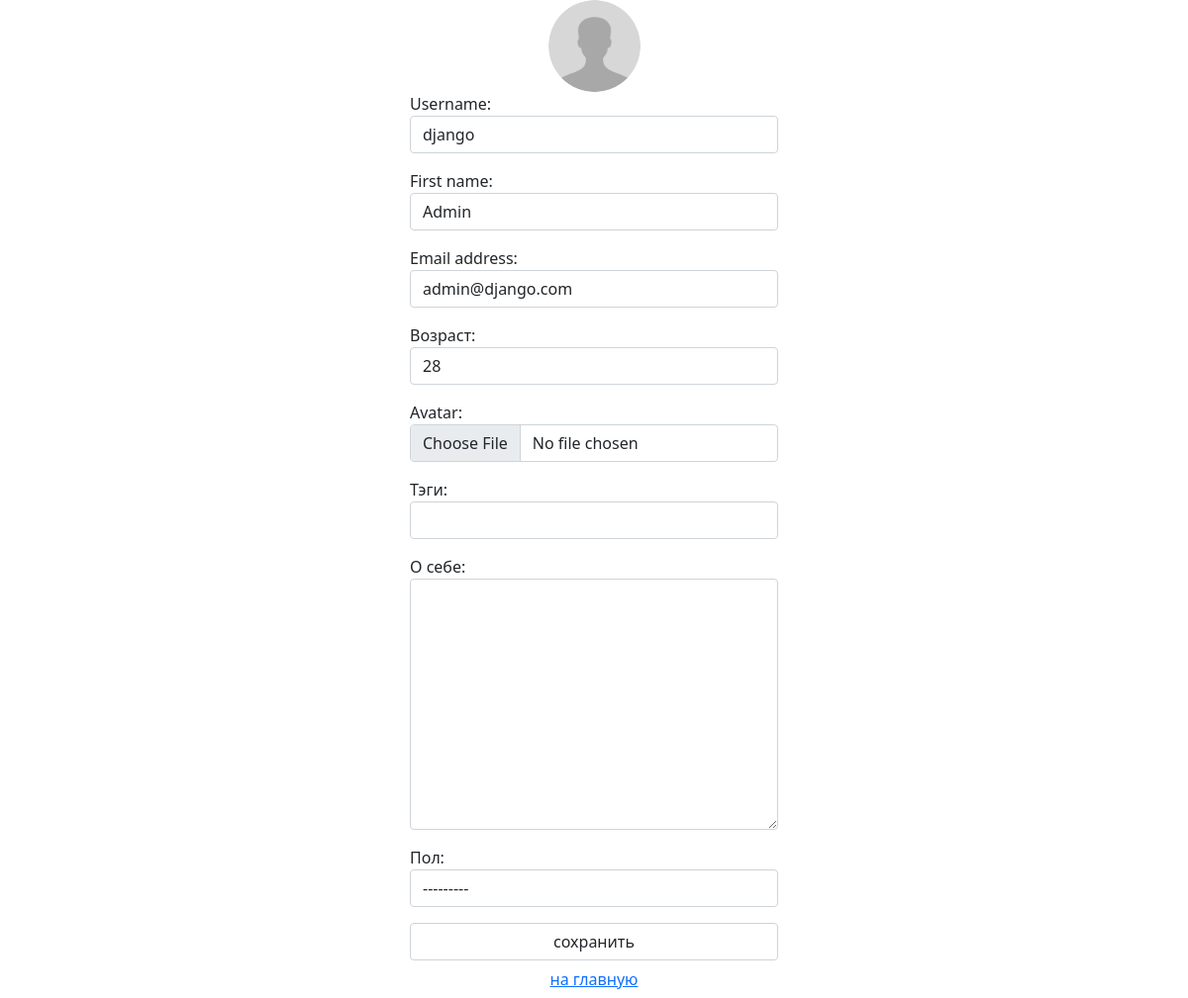
The app's page /auth/edit/ (signed in) with its own data.
### authapp/models.py (models this page shows, shortened)
class ShopUser(AbstractUser):
    avatar = models.ImageField(upload_to='users_avatars', blank=True)
    age = models.PositiveIntegerField(verbose_name='возраст', default=18)
    activation_key = models.CharField(max_length=128, blank=True)
    activation_key_expires = models.DateTimeField(default=(now() + timedelta(hours=48)))

class ShopUserProfile(models.Model):
    MALE = 'М'
    FEMALE = 'W'
    GENDER_CHOIСES = (
        (MALE, 'М'),
        (FEMALE, 'Ж')
    )
    user = models.OneToOneField(
        ShopUser,
        unique=True,
        null=False,
        db_index=True,
        on_delete=models.CASCADE
    )
    tagline = models.CharField(
        verbose_name='тэги',
        max_length=128,
        blank=True
    )
    about_me = models.TextField(
        verbose_name='о себе',
        max_length=512,
        blank=True
    )
    gender = models.CharField(
        verbose_name='пол',
        choices=GENDER_CHOIСES,
        blank=True,
        max_length=1
    )

### authapp/views.py (the view)
# urls.py: path('edit/', authapp.edit, name='edit'),
def edit(request):
    title = 'редактирование'
    if request.method == 'POST':
        edit_form = ShopUserEditForm(request.POST, request.FILES, instance=request.user)
        profile_form = ShopUserProfileForm(request.POST, instance=request.user.shopuserprofile)
        if edit_form.is_valid and profile_form.is_valid():
            edit_form.save()
            return HttpResponseRedirect(reverse('auth:edit'))
    else:
        edit_form = ShopUserEditForm(instance=request.user)
        profile_form = ShopUserProfileForm(instance=request.user.shopuserprofile)
    context = {
        'title': title,
        'edit_form': edit_form,
        'profile_form': profile_form,
    }
    return render(request, 'authapp/edit.html', context)

### authapp/forms.py (shortened to what this page needs)
class ShopUserEditForm(UserChangeForm):
    class Meta:
        model = ShopUser
        fields = ('username', 'first_name', 'email', 'age', 'avatar', 'password')
    def __init__(self, *args, **kwargs):
        super().__init__(*args, **kwargs)
        for field_name, field in self.fields.items():
            field.widget.attrs['class'] = 'form-control'
            field.help_text = ''
            if field_name == 'password':
                field.widget = forms.HiddenInput()

class ShopUserProfileForm(forms.ModelForm):
    class Meta:
        model = ShopUserProfile
        fields = ('tagline', 'about_me', 'gender')
    def __init__(self, *args, **kwargs):
        super(ShopUserProfileForm, self).__init__(*args, **kwargs)
        for field_name, field in self.fields.items():
            field.widget.attrs['class'] = 'form-control'

### mainapp/context_processors.py (called while the page is built)
def basket(request):
    print(f'context processor basket works')
    basket =[]
    if request.user.is_authenticated:
       basket = Basket.objects.filter(user=request.user)
    return {
        'basket': basket,
    }

### authapp/templates/authapp/edit.html (shortened to what this page needs)
{% extends 'authapp/base.html' %}
{% load static %}
{% block content %}
    <div class="col-4 mx-auto">
        <div class="row">
            <div class="user_avatar">
                <img src="/media/{{ user.avatar|default:'avatar-placeholder.png' }}" class="rounded-circle">
            </div>
        </div>
    <div class="row">
        <form class="form-horizontal" action="{% url 'auth:edit' %}" method="post" enctype="multipart/form-data">
            {{ edit_form.as_p }}
            {{ profile_form.as_p }}
            <input class="form-control" type="submit" value="сохранить">
        </form>
        <button class="btn btn-round form-control last">
            <a href="{% url 'index' %}" class="">
                на главную
            </a>
        </button>
    </div>
    </div>
{% endblock %}

### authapp/static/authapp/style.css (style rules this page uses)
.user_avatar img { width: 25%; }
.user_avatar { text-align: center; }

### records on screen
ShopUser: username "django", first_name "Admin", email "admin@django.com", age "28"
ShopUserProfile: gender "---------"
